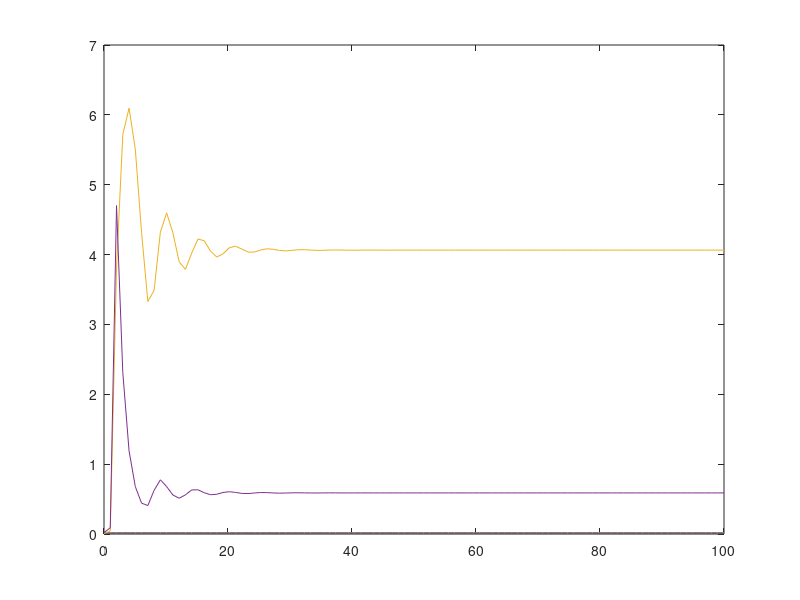

MATLAB code for this plot:
% This file works with OCTAVE and is automatically generated with 
% the System Biology Format Converter (http://sbfc.sourceforge.net/)
% from an SBML file.
% To run this file with Matlab you must edit the comments providing
% the definition of the ode solver and the signature for the 
% xdot function.
%
% The conversion system has the following limitations:
%  - You may have to re order some reactions and Assignment Rules definition
%  - Delays are not taken into account
%  - You should change the lsode parameters (start, end, steps) to get better results
%

%
% Model name = Baker2013 - Cytokine Mediated Inflammation in Rheumatoid Arthritis - Age Dependent
%
% is http://identifiers.org/biomodels.db/MODEL1409250001
% is http://identifiers.org/biomodels.db/BIOMD0000000549
% isDescribedBy http://identifiers.org/pubmed/23002057
%


function main()
%Initial conditions vector
	x0=zeros(4,1);
	x0(3) = 0.00577667577789773;
	x0(4) = 0.0203298264712407;
	x0(1) = 0.00577667577789773;
	x0(2) = 0.0203298264712407;


% Depending on whether you are using Octave or Matlab,
% you should comment / uncomment one of the following blocks.
% This should also be done for the definition of the function f below.
% Start Matlab code
%	tspan=[0:0.01:100];
%	opts = odeset('AbsTol',1e-3);
%	[t,x]=ode23tb(@f,tspan,x0,opts);
% End Matlab code

% Start Octave code
	t=linspace(0,100,100);
	x=lsode('f',x0,t);
% End Octave code


	plot(t,x);
end



% Depending on whether you are using Octave or Matlab,
% you should comment / uncomment one of the following blocks.
% This should also be done for the definition of the function f below.
% Start Matlab code
%function xdot=f(t,x)
% End Matlab code

% Start Octave code
function xdot=f(x,t)
% End Octave code

% Compartment: id = compartment_1, name = Synovium, constant
	compartment_compartment_1=1.0;
% Parameter:   id =  parameter_1, name = alpha1
	global_par_parameter_1=0.025;
% Parameter:   id =  parameter_2, name = alpha2
% Parameter:   id =  parameter_3, name = alpha3
	global_par_parameter_3=0.5;
% Parameter:   id =  parameter_4, name = alpha4
	global_par_parameter_4=7.0;
% Parameter:   id =  parameter_5, name = gamma
	global_par_parameter_5=1.25;
% Parameter:   id =  parameter_6, name = alpha2T
	global_par_parameter_6=15.0;
% Parameter:   id =  parameter_7, name = alpha2_min
	global_par_parameter_7=1.0;
% Parameter:   id =  parameter_8, name = alpha2_max
	global_par_parameter_8=50.0;
% assignmentRule: variable = parameter_2
	global_par_parameter_2=global_par_parameter_7+(global_par_parameter_8-global_par_parameter_7)*time^2/(global_par_parameter_6^2+time^2);
% rateRule: variable = species_1
x(1) = x(3);
% rateRule: variable = species_2
x(2) = x(4);

	xdot=zeros(4,1);
	% rateRule: variable = species_1
	xdot(3) = -x(1)+global_par_parameter_4*x(2)^2/(global_par_parameter_3^2+x(2)^2);
	% rateRule: variable = species_2
	xdot(4) = (-global_par_parameter_5)*x(2)+1/(1+x(1)^2)*(global_par_parameter_1+global_par_parameter_2*x(2)^2/(1+x(2)^2));
	
% Species:   id = species_1, name = a, involved in a rule 	xdot(1) = x(1);
	
% Species:   id = species_2, name = p, involved in a rule 	xdot(2) = x(2);
end

% adding few functions representing operators used in SBML but not present directly 
% in either matlab or octave. 
function z=pow(x,y),z=x^y;end
function z=root(x,y),z=y^(1/x);end
function z = piecewise(varargin)
	numArgs = nargin;
	result = 0;
	foundResult = 0;
	for k=1:2: numArgs-1
		if varargin{k+1} == 1
			result = varargin{k};
			foundResult = 1;
			break;
		end
	end
	if foundResult == 0
		result = varargin{numArgs};
	end
	z = result;
end


